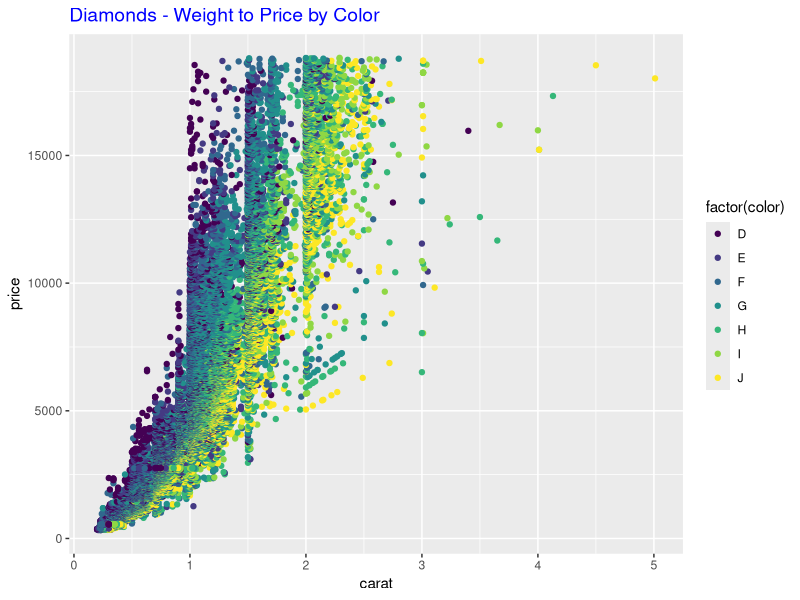
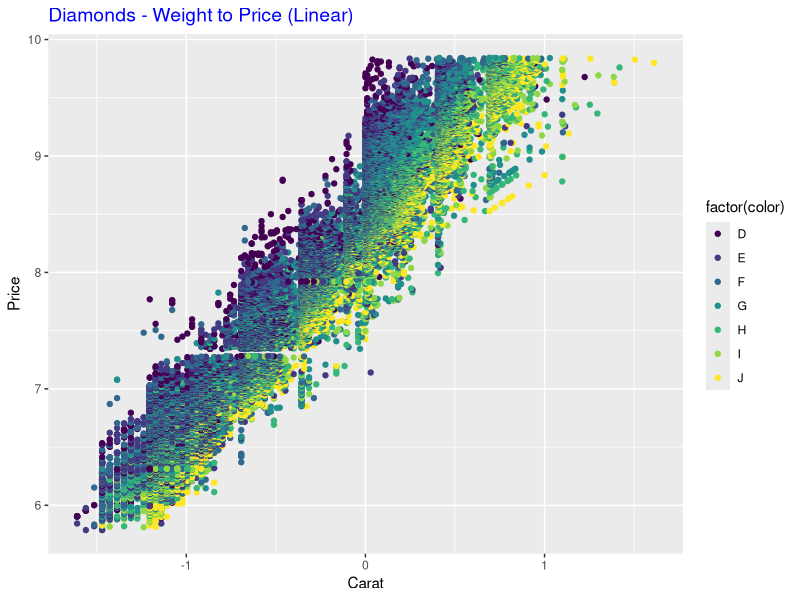
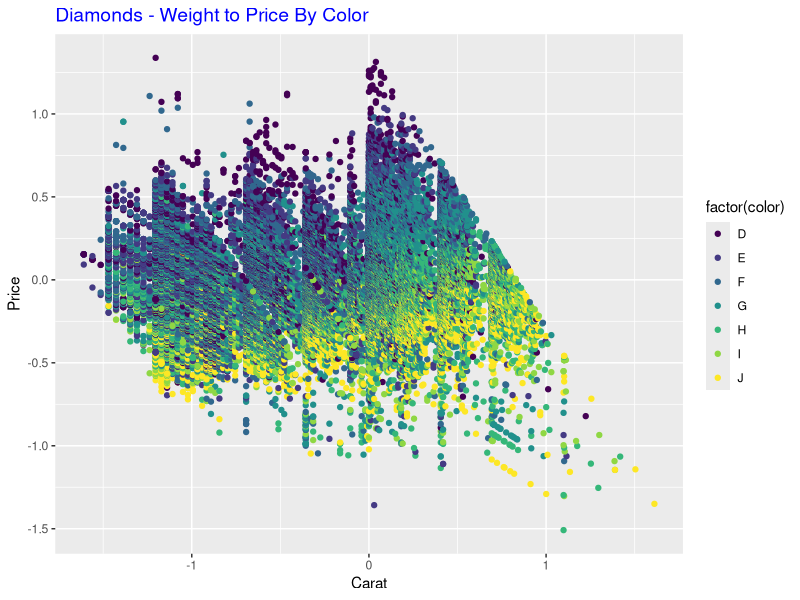
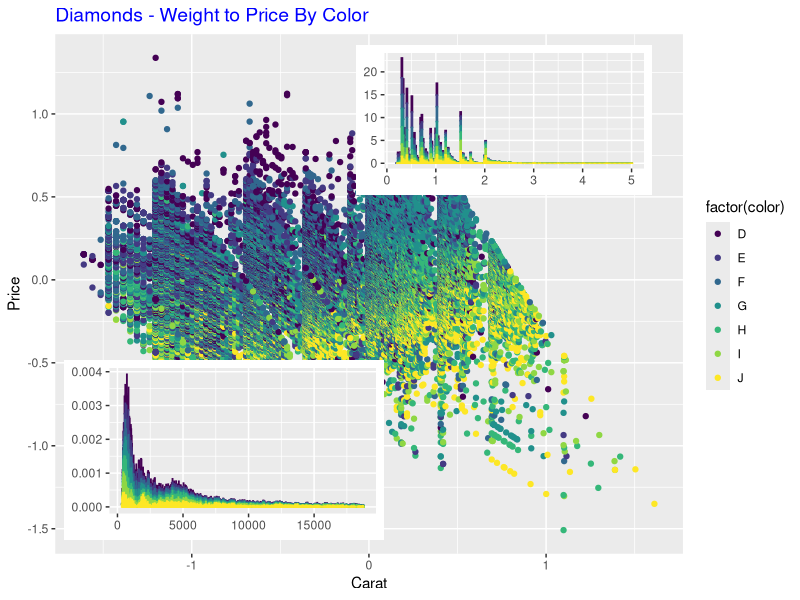

These figures' R source, in order:
#Chris Porter
#Math 510
# Homework 6 ggplot

#First load ggplot2 and set the df to the diamonds dataframe
library(ggplot2)
df = diamonds

#2.) Create a simple scatter plot of Weight ("Carat") and Price using Color (the "Color" column in the diamonds 
#dataframe) as a facet. This might be the precursor for developing a model to predict price given some characteristic 
#like weight. Notice that the  relationship is non-linear. 


# To create the scatter plot I use ggplot, passing
# the carat, price and color through the aes argument.
# I use geom_point to create the scatter plot, 
# and color the dots based on their color variable.
# I edit the title using ggtitle
# I edit the text in the title using theme.
ggplot(df, aes(carat,price, color)) + 
  geom_point(stat="identity", aes(colour= factor(color))) + 
  ggtitle('Diamonds - Weight to Price by Color') +
  theme(plot.title = element_text(color = "Blue", size = 14))

#3.)
#first I take the natural log, the default of the log function,
# of the price and carat fields.

#I then use the same pattern as above to plot this new scatter plot.
df$logPrice <- log(diamonds$price)
df$logCarat <- log(diamonds$carat)
ggplot(df, aes(logCarat,logPrice, color)) + 
  geom_point(stat="identity", aes(colour= factor(color))) + 
  labs(x="Carat", y="Price") +
  ggtitle('Diamonds - Weight to Price (Linear)') +
  theme(plot.title = element_text(color = "Blue", size = 14))


#4.)
# I use the lm function to create a linear model of
# the log of the Price as a function of the log of the Carat
# amount. And I add this column to the dataframe.
m1 <- lm(df$logPrice~df$logCarat)
df$priceResids <- resid(m1)

# I then use plot techniques as problems 2 and 3.
ggplot(df, aes(logCarat, priceResids, color)) + 
  geom_point(stat="identity", aes(colour= factor(color))) + 
  labs(x="Carat", y="Price") +
  ggtitle('Diamonds - Weight to Price By Color') +
  theme(plot.title = element_text(color = "Blue", size = 14))

#5.)
# First I load the grid package, from which I will use viewports
library(grid)

# I store the residual plot as above to the variable residPlot.
residPlot <- ggplot(df, aes(logCarat, priceResids, color)) + 
                geom_point(stat="identity", aes(colour= factor(color))) + 
                labs(x="Carat", y="Price") +
                ggtitle('Diamonds - Weight to Price By Color') +
                theme(plot.title = element_text(color = "Blue", size = 14))

# Next I create a density histogram of price, where I pass ..density.. to the y argument
# and set my binwidth to 30.
priceHist <- ggplot(df, aes(price)) + 
                geom_histogram(aes(y=..density.., colour= factor(color)), binwidth = 30) +
                theme(legend.position="none", axis.title.x=element_blank(),axis.title.y=element_blank())
# Next I create a density histogram of carat, where I pass ..density.. to the y argument
# and set my binwidth to .02555
caratHist <- ggplot(df, aes(carat)) + 
                geom_histogram(aes(y=..density.., colour= factor(color)), binwidth = 0.02555) +
                theme(legend.position="none", axis.title.x=element_blank(),axis.title.y=element_blank())

#display the residual plot.
residPlot

#Create the viewport
vp <-  viewport()

#define my sub viewport for the price histogram
# and print it
subvp<-viewport(width=.4,height=.3,x=.28,y=.25)
print(priceHist,vp=subvp)


#define my sub viewport for the carat histogram
# and print it
subvp<-viewport(width=.37,height=.25,x=.63,y=.8)
print(caratHist,vp=subvp)
